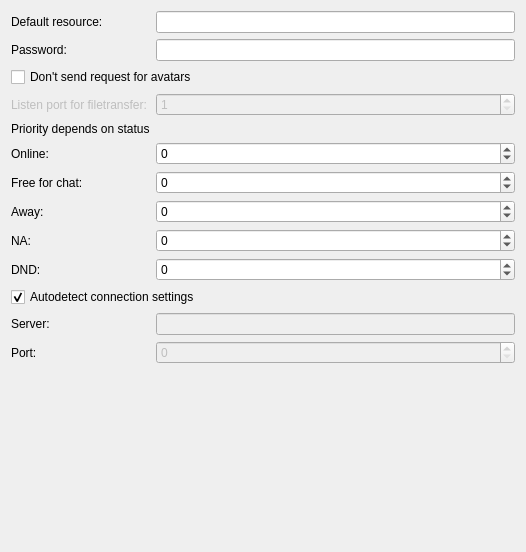
<?xml version="1.0" encoding="UTF-8"?>
<ui version="4.0">
 <class>JMainSettings</class>
 <widget class="QWidget" name="JMainSettings">
  <property name="geometry">
   <rect>
    <x>0</x>
    <y>0</y>
    <width>526</width>
    <height>552</height>
   </rect>
  </property>
  <property name="windowTitle">
   <string>Form</string>
  </property>
  <layout class="QFormLayout" name="formLayout">
   <property name="fieldGrowthPolicy">
    <enum>QFormLayout::AllNonFixedFieldsGrow</enum>
   </property>
   <property name="rowWrapPolicy">
    <enum>QFormLayout::WrapLongRows</enum>
   </property>
   <property name="formAlignment">
    <set>Qt::AlignLeading|Qt::AlignLeft|Qt::AlignTop</set>
   </property>
   <item row="0" column="0">
    <widget class="QLabel" name="label">
     <property name="sizePolicy">
      <sizepolicy hsizetype="Fixed" vsizetype="Preferred">
       <horstretch>0</horstretch>
       <verstretch>0</verstretch>
      </sizepolicy>
     </property>
     <property name="text">
      <string>Default resource:</string>
     </property>
    </widget>
   </item>
   <item row="0" column="1">
    <widget class="QLineEdit" name="resourceEdit"/>
   </item>
   <item row="1" column="0">
    <widget class="QLabel" name="label_4">
     <property name="text">
      <string>Password:</string>
     </property>
    </widget>
   </item>
   <item row="1" column="1">
    <widget class="QLineEdit" name="passwdEdit">
     <property name="echoMode">
      <enum>QLineEdit::Password</enum>
     </property>
    </widget>
   </item>
   <item row="2" column="0" colspan="2">
    <widget class="QCheckBox" name="avatarRequestCheck">
     <property name="text">
      <string>Don't send request for avatars</string>
     </property>
    </widget>
   </item>
   <item row="3" column="0">
    <widget class="QLabel" name="label_2">
     <property name="enabled">
      <bool>false</bool>
     </property>
     <property name="sizePolicy">
      <sizepolicy hsizetype="Fixed" vsizetype="Preferred">
       <horstretch>0</horstretch>
       <verstretch>0</verstretch>
      </sizepolicy>
     </property>
     <property name="text">
      <string>Listen port for filetransfer:</string>
     </property>
    </widget>
   </item>
   <item row="3" column="1">
    <widget class="QSpinBox" name="transferPostEdit">
     <property name="enabled">
      <bool>false</bool>
     </property>
     <property name="sizePolicy">
      <sizepolicy hsizetype="Minimum" vsizetype="Fixed">
       <horstretch>0</horstretch>
       <verstretch>0</verstretch>
      </sizepolicy>
     </property>
     <property name="minimum">
      <number>1</number>
     </property>
     <property name="maximum">
      <number>65535</number>
     </property>
    </widget>
   </item>
   <item row="4" column="0">
    <widget class="QLabel" name="label_3">
     <property name="text">
      <string>Priority depends on status</string>
     </property>
    </widget>
   </item>
   <item row="5" column="0">
    <widget class="QLabel" name="label_11">
     <property name="text">
      <string>Online:</string>
     </property>
    </widget>
   </item>
   <item row="5" column="1">
    <widget class="QSpinBox" name="onlinePriority">
     <property name="minimum">
      <number>-9999</number>
     </property>
     <property name="maximum">
      <number>9999</number>
     </property>
    </widget>
   </item>
   <item row="6" column="0">
    <widget class="QLabel" name="label_12">
     <property name="text">
      <string>Free for chat:</string>
     </property>
    </widget>
   </item>
   <item row="6" column="1">
    <widget class="QSpinBox" name="ffchatPriority">
     <property name="minimum">
      <number>-9999</number>
     </property>
     <property name="maximum">
      <number>9999</number>
     </property>
    </widget>
   </item>
   <item row="7" column="0">
    <widget class="QLabel" name="label_8">
     <property name="text">
      <string>Away:</string>
     </property>
    </widget>
   </item>
   <item row="7" column="1">
    <widget class="QSpinBox" name="awayPriority">
     <property name="minimum">
      <number>-9999</number>
     </property>
     <property name="maximum">
      <number>9999</number>
     </property>
    </widget>
   </item>
   <item row="8" column="0">
    <widget class="QLabel" name="label_9">
     <property name="text">
      <string>NA:</string>
     </property>
    </widget>
   </item>
   <item row="8" column="1">
    <widget class="QSpinBox" name="naPriority">
     <property name="minimum">
      <number>-9999</number>
     </property>
     <property name="maximum">
      <number>9999</number>
     </property>
    </widget>
   </item>
   <item row="9" column="0">
    <widget class="QLabel" name="label_10">
     <property name="text">
      <string>DND:</string>
     </property>
    </widget>
   </item>
   <item row="9" column="1">
    <widget class="QSpinBox" name="dndPriority">
     <property name="minimum">
      <number>-9999</number>
     </property>
     <property name="maximum">
      <number>9999</number>
     </property>
    </widget>
   </item>
   <item row="10" column="0" colspan="2">
    <widget class="QCheckBox" name="autodetectBox">
     <property name="text">
      <string>Autodetect connection settings</string>
     </property>
     <property name="checked">
      <bool>true</bool>
     </property>
    </widget>
   </item>
   <item row="11" column="0">
    <widget class="QLabel" name="label_5">
     <property name="text">
      <string>Server:</string>
     </property>
    </widget>
   </item>
   <item row="11" column="1">
    <widget class="QLineEdit" name="serverEdit">
     <property name="enabled">
      <bool>false</bool>
     </property>
    </widget>
   </item>
   <item row="12" column="0">
    <widget class="QLabel" name="label_6">
     <property name="text">
      <string>Port:</string>
     </property>
    </widget>
   </item>
   <item row="12" column="1">
    <widget class="QSpinBox" name="portBox">
     <property name="enabled">
      <bool>false</bool>
     </property>
     <property name="maximum">
      <number>65536</number>
     </property>
    </widget>
   </item>
  </layout>
 </widget>
 <resources/>
 <connections>
  <connection>
   <sender>autodetectBox</sender>
   <signal>toggled(bool)</signal>
   <receiver>serverEdit</receiver>
   <slot>setDisabled(bool)</slot>
   <hints>
    <hint type="sourcelabel">
     <x>259</x>
     <y>293</y>
    </hint>
    <hint type="destinationlabel">
     <x>339</x>
     <y>320</y>
    </hint>
   </hints>
  </connection>
  <connection>
   <sender>autodetectBox</sender>
   <signal>toggled(bool)</signal>
   <receiver>portBox</receiver>
   <slot>setDisabled(bool)</slot>
   <hints>
    <hint type="sourcelabel">
     <x>259</x>
     <y>293</y>
    </hint>
    <hint type="destinationlabel">
     <x>339</x>
     <y>349</y>
    </hint>
   </hints>
  </connection>
 </connections>
</ui>
